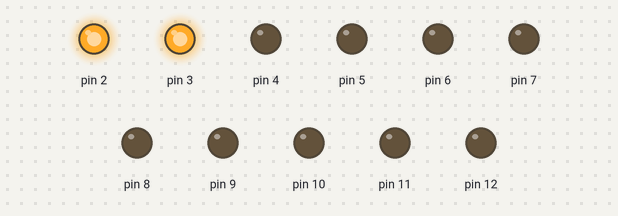
The sketch below on a simulated Arduino Uno, built with avr-gcc and run on an emulated ATmega328P. Parts: output pins drawn as LEDs (lit = HIGH).

Above: at 0.4 s.
At 2.05 s:
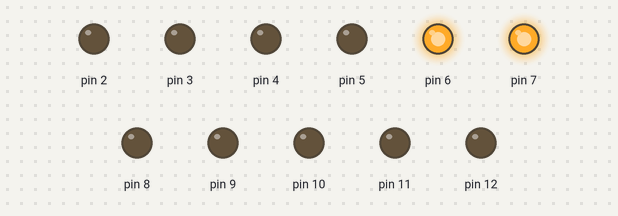
At 4.5 s:
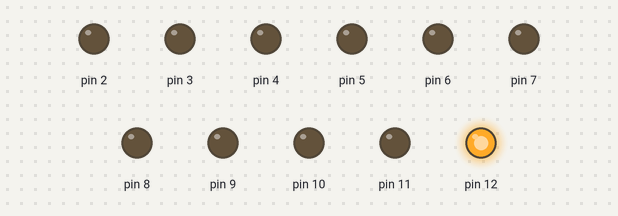
At 4.9 s:
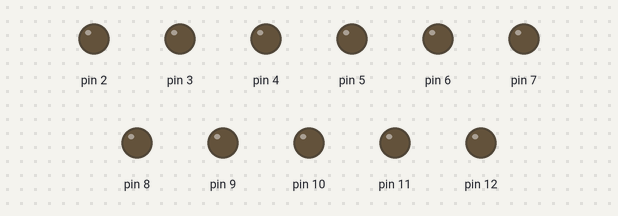
At 5.7 s:
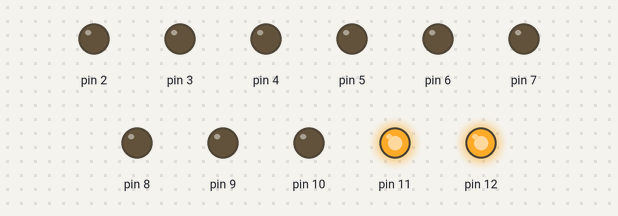
At 11.75 s:
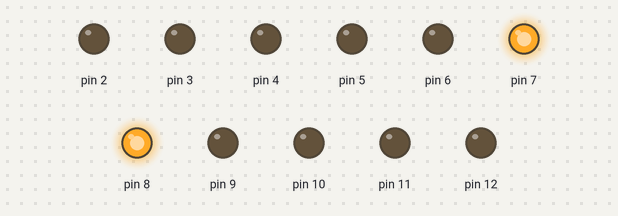
Timing chart, 0 to 12.1 s (numbered marks = the images above):
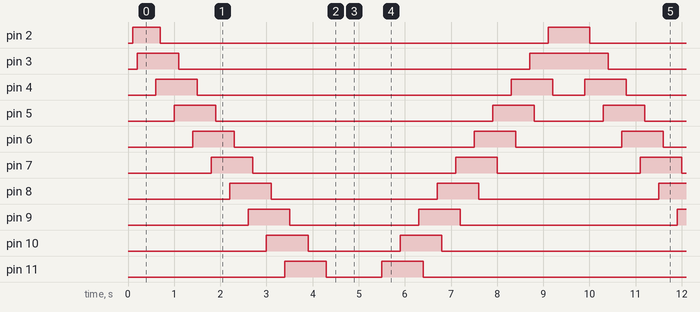

The sketch:

filaLED.ino
```cpp
// C++ code
//
void setup()
{
  for (int x = 2; x<13; x=x+1){
    pinMode(x, OUTPUT);
  }
}

void loop()
{
  for (int x = 2; x<14; x=x+1){
  digitalWrite(x-1, HIGH);
  delay(100);
  digitalWrite(x, HIGH);
  delay(100);
  digitalWrite(x+1, HIGH);
  delay(100);
  digitalWrite(x-1, LOW);
  delay(100);
    if (x==13){
      digitalWrite(x, LOW);
      delay(100);
    }
  }
  for (int x=14; x>13; x=x-1){
    for(int y=13; y>2; y=y-1){
  digitalWrite(y+1, HIGH);
  delay(100);
  digitalWrite(y, HIGH);
  delay(100);
  digitalWrite(y-1, HIGH);
  delay(100);
  digitalWrite(y+1, LOW);
  delay(100);
    }
  }
}
```

Measured:
- by itself, pin 2: repeats every 9.3 s: LOW 8.4 s, HIGH 0.90 s
- by itself, pin 3: repeats every 9.3 s: LOW 7.6 s, HIGH 1.7 s
- by itself, pin 4: repeats every 9.3 s: LOW 6.8 s, HIGH 0.90 s, LOW 0.70 s, HIGH 0.90 s
- by itself, pin 5: repeats every 9.3 s: LOW 6.0 s, HIGH 0.90 s, LOW 1.5 s, HIGH 0.90 s
- by itself, pin 6: repeats every 9.3 s: LOW 5.2 s, HIGH 0.90 s, LOW 2.3 s, HIGH 0.90 s
- by itself, pin 7: repeats every 9.3 s: LOW 4.4 s, HIGH 0.90 s, LOW 3.1 s, HIGH 0.90 s
- by itself, pin 8: alternates HIGH for 0.90 s and LOW for 3.8 s
- by itself, pin 9: repeats every 9.3 s: LOW 2.8 s, HIGH 0.90 s, LOW 4.7 s, HIGH 0.90 s
